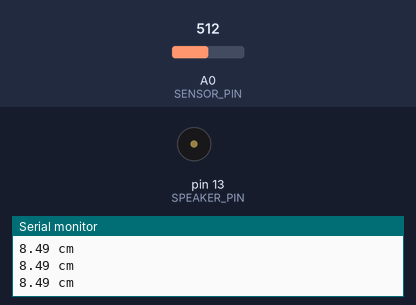
The sketch below on a simulated Arduino Uno, built with avr-gcc and run on an emulated ATmega328P. Shown: buzzer (waves = sounding), the last lines printed to the serial monitor. Inputs (shaded band) come from the test bench; at power-on: A0 (SENSOR_PIN) = 512.

Above: at 1.2 s.
1.3 s: A0 (SENSOR_PIN) set to 548
At 2.1 s:
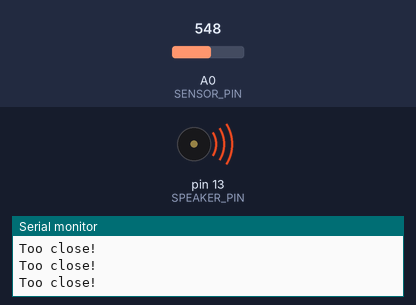
3.3 s: A0 (SENSOR_PIN) set to 70
At 4.4 s:
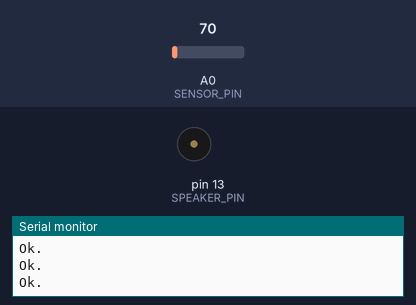
Timing chart, 0 to 6.3 s (numbered marks = the images above; inputs shaded):
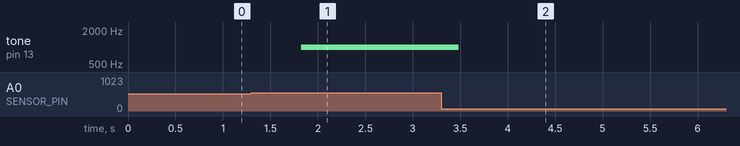

Measured:
- the behaviour switches between 534 and 535 on A0 (SENSOR_PIN) (found by bisection; images 0 and 1)
- after the input at 1.3 s, tone on pin 13 (SPEAKER_PIN): silent → 1000 Hz after 0.52 s
- after the input at 3.3 s, tone on pin 13 (SPEAKER_PIN): 1000 Hz → silent after 0.18 s

The sketch:

pdc.pde
```cpp
const unsigned int BAUD_RATE      = 57600;
const unsigned int SENSOR_PIN     = A0;
const unsigned int SPEAKER_PIN    = 13;
const unsigned int TONE_FREQUENCY = 1000;
const unsigned int TONE_DURATION  = 200;
const unsigned int MAX_SAMPLES    = 16;
const float        GAP            = 3.0;
const float        SUPPLY_VOLTAGE = 4.7;
const float        VOLTS_PER_CM   = 27.0;
const float        MIN_DISTANCE   = 8.0;
const float        MAX_DISTANCE   = 80.0;

unsigned int samples[MAX_SAMPLES];
unsigned int sample_pos = 0;

void init_samples(void) {
  for (unsigned int i = 0; i < MAX_SAMPLES; i++)
    samples[i] = analogRead(SENSOR_PIN);
}

unsigned int get_average_voltage(void) {
  samples[sample_pos] = analogRead(SENSOR_PIN);
  sample_pos = (sample_pos + 1) % MAX_SAMPLES;
  unsigned long sum = 0;
  for (unsigned int i = 0; i < MAX_SAMPLES; i++)
    sum += samples[i];
  return round(sum / MAX_SAMPLES);
}

float get_distance(void) {
  const float voltage =
    get_average_voltage() * SUPPLY_VOLTAGE / 1024.0;
  return VOLTS_PER_CM / voltage - GAP;
}

void setup(void) {
  init_samples();
  Serial.begin(BAUD_RATE);
}

void loop(void) {
  const float distance = get_distance();
  if (distance <= MIN_DISTANCE) {
    Serial.println("Too close!");
    tone(SPEAKER_PIN, TONE_FREQUENCY, TONE_DURATION);
  } else if (distance >= MAX_DISTANCE) {
    Serial.println("Ok.");
  } else {
    Serial.print(distance);
    Serial.println(" cm");
  }
  delay(50);
}
```
